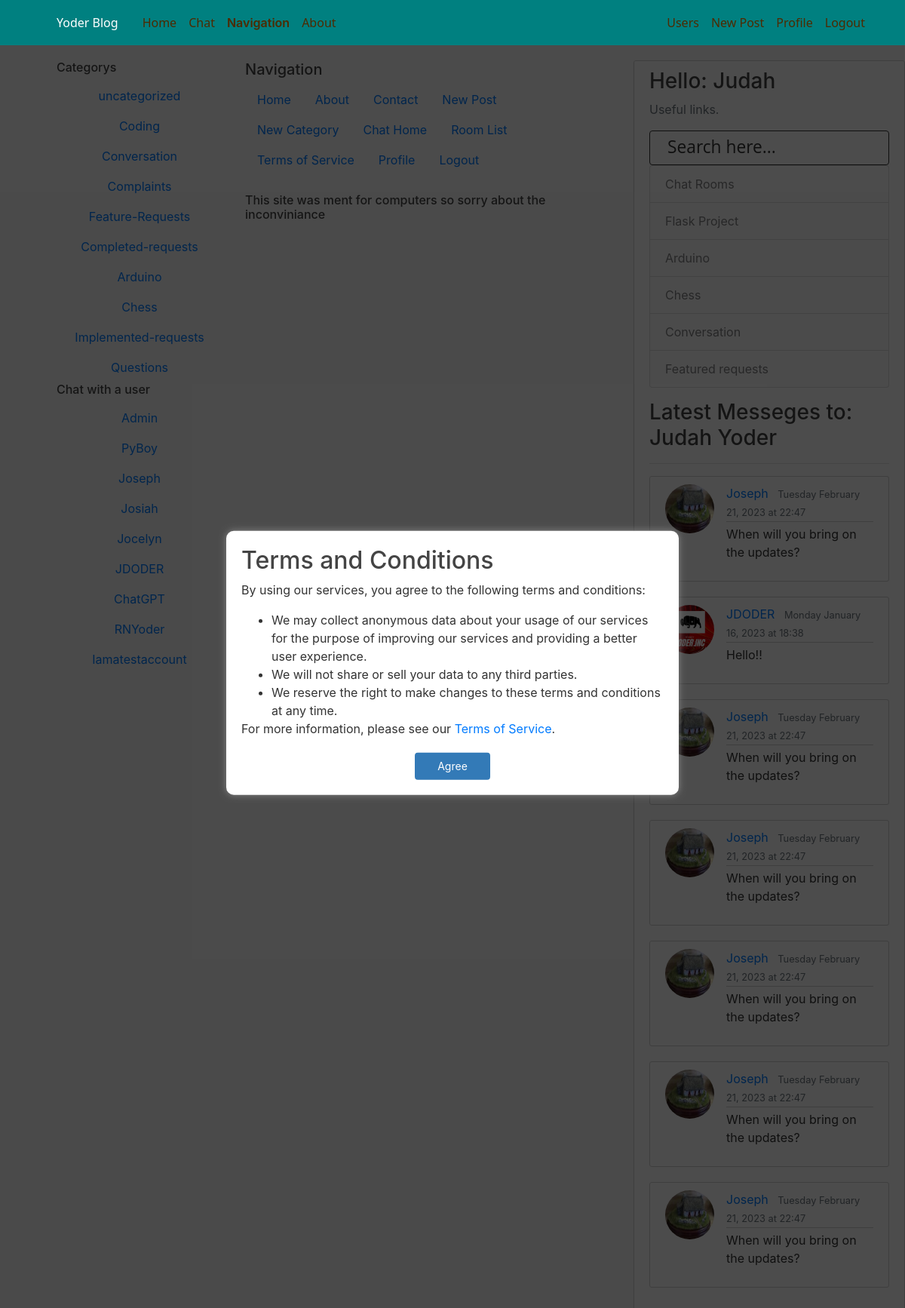
Page /navigation/ (signed in) on the committed database.
### main/models.py (models this page shows, shortened)
class Category(models.Model):
    name = models.CharField(max_length=255)
    def __str__(self):
        return self.name

### chat/models.py (models this page shows, shortened)
class Chat(models.Model):
    person_to = models.ForeignKey(User, on_delete=models.CASCADE, related_name='person_to')
    author = models.ForeignKey(User, on_delete=models.CASCADE, related_name='author')
    content = models.TextField(max_length=1000)
    date_posted = models.DateTimeField(default=timezone.now)

### users/models.py (models this page shows, shortened)
class Profile(models.Model):
    user = models.OneToOneField(User, on_delete=models.CASCADE)
    profile_pic = models.ImageField(default='default.png', upload_to='profile_pics')
    bio = models.TextField(default='This is my bio')
    likes = models.ManyToManyField(User, related_name='user_likes')
    theme = models.BooleanField(default=True)
    notifications = models.BooleanField(default=True)
    ip = models.GenericIPAddressField(null=True, blank=True)
    terms = models.BooleanField(default=False, null=False, blank=True)
    gps_coords = models.CharField(blank=True, null=True, max_length=2000)
    last_active = models.DateTimeField(null=True, blank=True)
    are_active =  models.BooleanField(default=False)
    layout = models.BooleanField(default=False)
    def save(self, *args, **kwargs):
        super().save()
        img = Image.open(self.profile_pic.path)
        if img.height > 200 or img.width > 200:
            output_size = (200, 200)
            img.thumbnail(output_size)
            img.save(self.profile_pic.path)

### main/views.py (the view)
# urls.py: path('navigation/', NavigationView, name='navigation'),
def NavigationView(request):
    context = {}
    if request.user.is_authenticated:
        cat_menu = Category.objects.all()
        chat_menu = User.objects.all()
        sidebar = []
        notifications = Chat.objects.filter(
            person_to=request.user).order_by('-date_posted')
        unique_authors = notifications.values('author').distinct()
        for author in unique_authors:
            latest_message = notifications.filter(
                author=author['author']).first()
            sidebar.append(latest_message)
        context["cat_menu"] = cat_menu
        if sidebar: context['sidebar'] = sidebar
        context["chat_menu"] = chat_menu
    if request.user.is_authenticated:
        if not request.user.profile.layout:
            return render(request, 'blog/navigation.html', context)
        else:
            return render(request, 'themetwo/navigation.html', context)
    else:
        return render(request, 'blog/navigation.html', context)

### main/templates/blog/navigation.html
{% extends 'blog/layout.html' %}
{% block content %}
  <div class="container">
    <div class="row"><div class="col-md-4">
          <h6>Categorys</h6>
          {% for cat in cat_menu %}
              <a class="flex-sm-fill text-sm-center nav-link" href="{% url 'cats' cat.name %}">{{ cat.name }}</a>
            {% endfor %}<h6>Chat with a user</h6>
            {% for chat in chat_menu %}
            <a class="flex-sm-fill text-sm-center nav-link" href="{% url 'chat' chat.pk %}">{{ chat.username }}</a>
          {% endfor %}</div>
      <div class="col-lg-8">
        <h5>Navigation</h5>
        <nav class="nav nav-pills flex-column flex-sm-row mb-4">
          <a class="flex-sm-fill text-sm-center nav-link" href="{% url 'blog-home' %}">Home</a>
          <a class="flex-sm-fill text-sm-center nav-link" href="{% url 'blog-about' %}">About</a>
          <a class="flex-sm-fill text-sm-center nav-link" href="/chat/1/">Contact</a>
          {% if user.is_authenticated %}
            <a class="flex-sm-fill text-sm-center nav-link" href="{% url 'post-create' %}">New Post</a>
            <a class="flex-sm-fill text-sm-center nav-link" href="{% url 'createcat' %}">New Category</a>
            <a class="flex-sm-fill text-sm-center nav-link" href="{% url 'chat-home' %}">Chat Home</a>
            <a class="flex-sm-fill text-sm-center nav-link" href="{% url 'room_list' %}">Room List</a>
            <a class="flex-sm-fill text-sm-center nav-link" href="{% url 'terms' %}">Terms of Service</a>
            <a class="flex-sm-fill text-sm-center nav-link" href="{% url 'profile' %}">Profile</a>
            <a class="flex-sm-fill text-sm-center nav-link" href="{% url 'logout' %}">Logout</a>
          {% else %}
            <a class="flex-sm-fill text-sm-center nav-link" href="{% url 'login' %}">Login</a>
            <a class="flex-sm-fill text-sm-center nav-link" href="{% url 'register' %}">Register</a>
          {% endif %}
        </nav>
        <h6>This site was ment for computers so sorry about the inconviniance</h6>
      </div>
    </div>
  </div>
{% endblock content %}

### main/templates/blog/layout.html (shortened to what this page needs)
{% load static %}
<!DOCTYPE html>
<html>
<head>
		<link rel="stylesheet" href="https://unpkg.com/leaflet@1.7.1/dist/leaflet.css"/>
  <link href="{% static 'css/variables.css' %}" rel="stylesheet">
  <link href="{% static 'css/main2.css' %}" rel="stylesheet">
    <link rel="stylesheet" href="https://maxcdn.bootstrapcdn.com/bootstrap/4.0.0/css/bootstrap.min.css">
    <link rel="stylesheet" type="text/css" href="{% static 'main.css' %}">
    {% if user.is_authenticated %}
    {% if user.profile.theme %}
        <link rel="stylesheet" type="text/css" href="{% static 'light.css' %}">
    {% else %}
        <link rel="stylesheet" type="text/css" href="{% static 'dark.css' %}">
    {% endif %}
    {% else %}
        <link rel="stylesheet" type="text/css" href="{% static 'light.css' %}">
    {% endif %}
</head>
<body id="body">
  <header class="site-header">
    <nav class="navbar navbar-expand-md navbar-dark bg-steel fixed-top">
      <div class="container">
        <a class="navbar-brand mr-4" href="{% url 'blog-home' %}">Yoder Blog</a>
        <div class="collapse navbar-collapse" id="navbarToggle">
          <ul class="navbar-nav mr-auto">
            <li class="nav-item">
              <a class="nav-link" href="{% url 'blog-home' %}">Home</a>
            </li>
            <li class="nav-item">
              <a class="nav-link" href="{% url 'chat-home' %}">Chat</a>
            </li>
            <li class="dropdown"><span class="nav-link" style="font-weight: 600;">Navigation</span>
          </li>
            <li class="nav-item">
              <a class="nav-link" href="{% url 'blog-about' %}">About</a>
            </li>
          </ul>
          <ul class="navbar-nav ml-auto">
              {% if user.is_authenticated %}
              {% if user.is_superuser %}
              <a class="nav-item nav-link" href="{% url 'users' %}">Users</a>
              {% endif %}
              <a class="nav-item nav-link" href="{% url 'post-create' %}">New Post</a>
              <a class="nav-item nav-link" href="{% url 'profile' %}">Profile</a>
              <a class="nav-item nav-link" href="{% url 'logout' %}">Logout</a>
              {% else %}
              <a class="nav-item nav-link" href="{% url 'login' %}">Login</a>
              <a class="nav-item nav-link" href="{% url 'register' %}">Register</a>
              {% endif %}
            </div>
          </div>
      </nav>
    </header>
    <main role="main" class="container-flex" style="margin-left:60px; overflow:hidden;">
      <div class="row">
        <div class="col-md-8">
					<div id="overlay">
							<div id="popup" class="popup">
									<h2>Terms and Conditions</h2>
									<p>By using our services, you agree to the following terms and conditions:</p>
									<ul>
											<li>We may collect anonymous data about your usage of our services for the purpose of improving our services and providing a better user experience.</li>
											<li>We will not share or sell your data to any third parties.</li>
											<li>We reserve the right to make changes to these terms and conditions at any time.</li>
									</ul>
									<p>For more information, please see our <a href="/terms" target="_blank">Terms of Service</a>.</p>
									<button id="close-btn" onclick="closePopup()">Agree</button>
							</div>
					</div>
          {% block content %}{% endblock %}
        </div>
        <div class="col-md-4" style="margin: 0;">
          <div class="content-section">
            {% if user.is_authenticated %}
            {% if user.is_authenticated %}
            {% if user.first_name %}
            <h3>Hello: {{ user.first_name }}</h3>
            {% else %}
            <h3>Hello: {{ user.username }}</h3>
            {% endif %}
            {% else %}
            <h3>Info</h3>
            {% endif %}
            <p class='text-muted'>Useful links.
              <form action="{% url 'search_results' %}" method="get">
          <input type="search" value="Search here..." onblur="if(this.value == '') { this.value = 'Search here...'; }" onfocus="if (this.value == 'Search here...') { this.value = ''; }" class="text-search" name="q" style="margin-top: 5px;">
       </form>
              <ul class="list-group">
                <a href="{% url 'room_list' %}" class="{% if user.profile.theme %}list-group-item-light{% else %}list-group-item-dark{% endif %} list-group-item dlistgroup" >Chat Rooms</a>
                <a href="https://www.flaskproject.tk" class="{% if user.profile.theme %}list-group-item-light{% else %}list-group-item-dark{% endif %} list-group-item dlistgroup"  target="blank">Flask Project</a>
                <a href="/category/Arduino/" class="{% if user.profile.theme %}list-group-item-light{% else %}list-group-item-dark{% endif %} list-group-item dlistgroup" >Arduino</a>
                <a href="/category/Chess/" class="{% if user.profile.theme %}list-group-item-light{% else %}list-group-item-dark{% endif %} list-group-item" >Chess</a>
                <a href="/category/Conversation/" class="{% if user.profile.theme %}list-group-item-light{% else %}list-group-item-dark{% endif %} list-group-item" >Conversation</a>
                <a href="/category/Feature-Requests/" class="{% if user.profile.theme %}list-group-item-light{% else %}list-group-item-dark{% endif %} list-group-item" >Featured requests</a>
              </ul>
            </p>
            {% if sidebar %}
            {% if user.is_authenticated %}
            {% if user.get_full_name %}
            <h3>Latest Messeges to: {{ user.get_full_name }}</h3>
            {% else %}
            <h3>Latest Messeges to {{ user.username }}</h3>
            {% endif %}
            <hr>
            {% for post in sidebar %}
            <article class="media content-section">
              <img src="{{ post.author.profile.profile_pic.url }}" alt="" class="rounded-circle article-img">
              <div class="media-body">
                <div class="article-metadata">
                  {% if post.author.username %}
                  <a class="mr-2" href="{% url 'user-posts' post.author.username %}">{{ post.author }}</a>
                  <small class="text-muted"><a href="{% url 'chat' post.author.pk %}" class="text-muted">{{ post.date_posted|date:"l F d, Y \a\t H:i" }}</a></small>{% endif %}
                </div>
                <p class="article-content" style="word-wrap: break-word;">{{ post.content|safe }}</p>
              </div>
            </article>
            {% endfor %}
            {% endif %}
            {% endif %}
          {% endif %}
        </div>
        </div>
      </div>
    </main>
</body>
</html>

### static/css/variables.css (style rules this page uses)
:root { --font-default: 'EB Garamond', system-ui, -apple-system, "Segoe UI", Roboto, "Helvetica Neue", Arial, "Noto Sans", "Liberation Sans", sans-serif, "Apple Color Emoji", "Segoe UI Emoji", "Segoe UI Symbol", "Noto Color Emoji"; --font-primary: 'EB Garamond', serif; --font-secondary: 'Inter', sans-serif; --color-default: #212529; --color-default-rgb: 33, 37, 41; --color-links: #0080ff; --color-links-hover: #002050; --color-primary: #212529; --color-primary-light: #26282c; --color-primary-dark: #0b0c0e; --color-primary-rgb: 33, 37, 41; --color-primary-light-rgb: 38, 40, 44; --color-primary-dark-rgb: 11, 12, 14; --color-secondary: #596d80; --color-secondary-light: #8498aa; --color-secondary-dark: #404f5c; --color-secondary-rgb: 89, 109, 128; --color-secondary-light-rgb: 132, 152, 170; --color-secondary-dark-rgb: 64, 79, 92; --color-blue: #0d6efd; --color-blue-rgb: 13, 110, 253; --color-indigo: #6610f2; --color-indigo-rgb: 102, 16, 242; --color-purple: #6f42c1; --color-purple-rgb: 111, 66, 193; --color-pink: #f3268c; --color-pink-rgb: 243, 38, 140; --color-red: #df1529; --color-red-rgb: 223, 21, 4; --color-orange: #fd7e14; --color-orange-rgb: 253, 126, 20; --color-yellow: #ffc107; --color-yellow-rgb: 255, 193, 7; --color-green: #059652; --color-green-rgb: 5, 150, 82; --color-teal: #20c997; --color-teal-rgb: 32, 201, 151; --color-cyan: #0dcaf0; --color-cyan-rgb: 13, 202, 240; --color-white: #ffffff; --color-white-rgb: 255, 255, 255; --color-gray: #6c757d; --color-gray-rgb: 108, 117, 125; --color-black: #000000; --color-black-rgb: 0, 0, 0; }
:root { --bs-blue: var(--color-blue); --bs-indigo: var(--color-indigo); --bs-purple: var(--color-purple); --bs-pink: var(--color-pink); --bs-red: var(--color-red); --bs-orange: var(--color-orange); --bs-yellow: var(--color-yellow); --bs-green: var(--color-green); --bs-teal: var(--color-teal); --bs-cyan: var(--color-cyan); --bs-white: var(--color-white); --bs-gray: var(--color-gray); --bs-gray-dark: #343a40; --bs-gray-100: #f8f9fa; --bs-gray-200: #e9ecef; --bs-gray-300: #dee2e6; --bs-gray-400: #ced4da; --bs-gray-500: #adb5bd; --bs-gray-600: #6c757d; --bs-gray-700: #495057; --bs-gray-800: #343a40; --bs-gray-900: #212529; --bs-primary: var(--color-blue); --bs-secondary: var(--color-blue); --bs-success: #198754; --bs-info: #0dcaf0; --bs-warning: #ffc107; --bs-danger: #dc3545; --bs-light: #f8f9fa; --bs-dark: #212529; --bs-primary-rgb: var(--color-primary-rgb); --bs-secondary-rgb: var(--color-secondary-rgb); --bs-success-rgb: 25, 135, 84; --bs-info-rgb: 13, 202, 240; --bs-warning-rgb: 255, 193, 7; --bs-danger-rgb: 220, 53, 69; --bs-light-rgb: 248, 249, 250; --bs-dark-rgb: 33, 37, 41; --bs-white-rgb: var(--color-white-rgb); --bs-black-rgb: var(--color-black-rgb); --bs-body-color-rgb: var(--color-default-rgb); --bs-body-bg-rgb: 255, 255, 255; --bs-font-sans-serif: var(--font-default); --bs-font-monospace: SFMono-Regular, Menlo, Monaco, Consolas, "Liberation Mono", "Courier New", monospace; --bs-gradient: linear-gradient(180deg, rgba(255, 255, 255, 0.15), rgba(255, 255, 255, 0)); --bs-body-font-family: var(--font-default); --bs-body-font-size: 1rem; --bs-body-font-weight: 400; --bs-body-line-height: 1.5; --bs-body-color: var(--color-default); --bs-body-bg: #fff; }

### static/css/main2.css (style rules this page uses)
@media (min-width: 880px) { .navbar { padding: 0; } }
@media (min-width: 880px) { .navbar ul { margin: 0; padding: 0; display: flex; list-style: none; align-items: center; } }
@media (min-width: 880px) { .navbar li { position: relative; } }
@media (min-width: 880px) { .navbar a, .navbar a:focus { display: flex; align-items: center; justify-content: space-between; padding: 10px 0 10px 30px; font-family: var(--font-default); font-size: 16px; font-weight: 500; color: rgba(var(--color-default-rgb), 1); white-space: nowrap; transition: 0.3s; } }

### static/light.css (style rules this page uses)
body { background: #fafafa; color: #333333; margin-top: 5rem; }
h1, h2, h3, h4, h5, h6 { color: #444444; }
.bg-steel { background-color: #008080; }
.site-header .navbar-nav .nav-link { color: #4d2a00; }
.content-section { margin: 0; background: #ffffff; padding: 10px 20px; border: 1px solid #d1d1d1; border-radius: 3px; margin-bottom: 20px; word-wrap: break-word; overflow: hidden; }
.article-metadata { padding-bottom: 1px; margin-bottom: 4px; border-bottom: 1px solid #d1d1d1; }
input[type="search"] { border: 1px solid #333333; color: #333333; background-color: #ffffff; }

### rows in the picture
Category: name "uncategorized"
Category: name "Coding"
Category: name "Conversation"
Category: name "Complaints"
Category: name "Feature-Requests"
Category: name "Completed-requests"
Category: name "Arduino"
Category: name "Chess"
Category: name "Implemented-requests"
Category: name "Questions"
Chat: author.profile.profile_pic (picture), author "Joseph", date_posted "Tuesday February 21, 2023 at 22:47", content "When will you bring on the updates?"
Chat: author.profile.profile_pic (picture), author "JDODER", date_posted "Monday January 16, 2023 at 18:38", content "Hello!!"

### other values in the picture
{{ chat.username }} "Admin"
{{ chat.username }} "PyBoy"
{{ chat.username }} "Joseph"
{{ chat.username }} "Josiah"
{{ chat.username }} "Jocelyn"
{{ chat.username }} "JDODER"
{{ chat.username }} "ChatGPT"
{{ chat.username }} "RNYoder"
{{ chat.username }} "Iamatestaccount"
{{ user.first_name }} "Judah"
{{ user.get_full_name }} "Judah Yoder"
